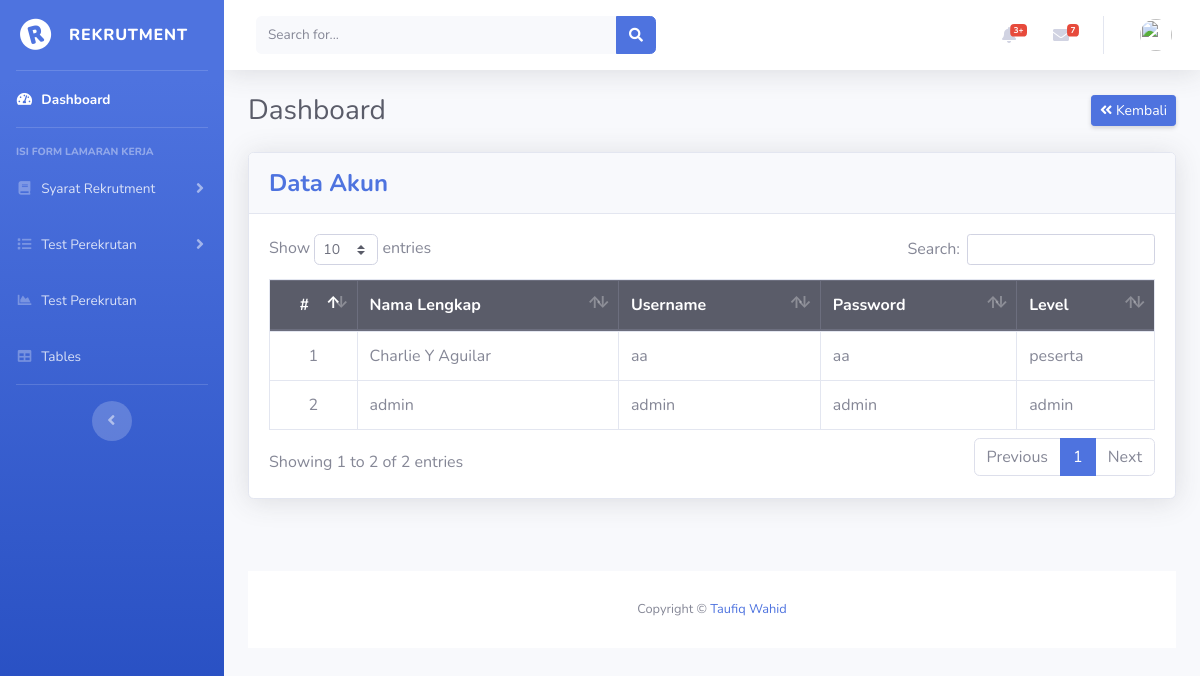
The app's page /index.php/admin/dataAkun with its own data.
### tables this page shows
CREATE TABLE `tb_akun` (
  `nama_lengkap` varchar(100) NOT NULL,
  `username` varchar(50) NOT NULL,
  `password` varchar(50) NOT NULL,
  `level` varchar(50) NOT NULL
);

### application/controllers/Admin.php (called while the page is built, shortened)
<?php
class Admin extends CI_Controller {
	public function dataAkun()
	{
		$data['akun'] = $this->m_login->dataAkunLogin()->result();
		$this->load->view('_Header');
		$this->load->view('_SidebarAdmin');
		$this->load->view('admin/akun/data', $data);
		$this->load->view('_Footer');
	}
}

### index.php (called while the page is built, shortened)
<?php
require_once BASEPATH.'core/CodeIgniter.php';

### application/models/m_login.php (called while the page is built, shortened)
<?php
class M_login extends CI_Model {
	public function dataAkunLogin()
	{
		$query = $this->db->get('tb_akun');
		return $query;
	}
}

### application/views/admin/akun/data.php (the view)
<div class="card shadow mb-4">
  <div class="card-header py-3">
    <h4 class="m-0 font-weight-bold text-primary">Data Akun</h4>
  </div>
  <div class="card-body">
    <div class="table-responsive">
      <table class="table table-bordered table-hover" id="dataTable" width="100%" cellspacing="0">
        <thead class="thead-dark">
          <tr>
            <th><center>#</center></th>
            <th>Nama Lengkap</th>
            <th>Username</th>
            <th>Password</th>
            <th>Level</th>
          </tr>
        </thead>
        <tbody>
          <?php foreach ($akun as $no => $akun): ?>
          <tr>
            <td><center><?=$no+1;?></center></td>
            <td><?=$akun->nama_lengkap; ?></td>
            <td><?=$akun->username; ?></td>
            <td><?=$akun->password; ?></td>
            <td><?=$akun->level; ?></td>
          </tr>
          <?php endforeach ?>
        </tbody>
      </table>
    </div>
  </div>
</div>

### records on screen
tb_akun: nama_lengkap "Charlie Y Aguilar", username "aa", password "aa", level "peserta"
tb_akun: nama_lengkap "admin", username "admin", password "admin", level "admin"
